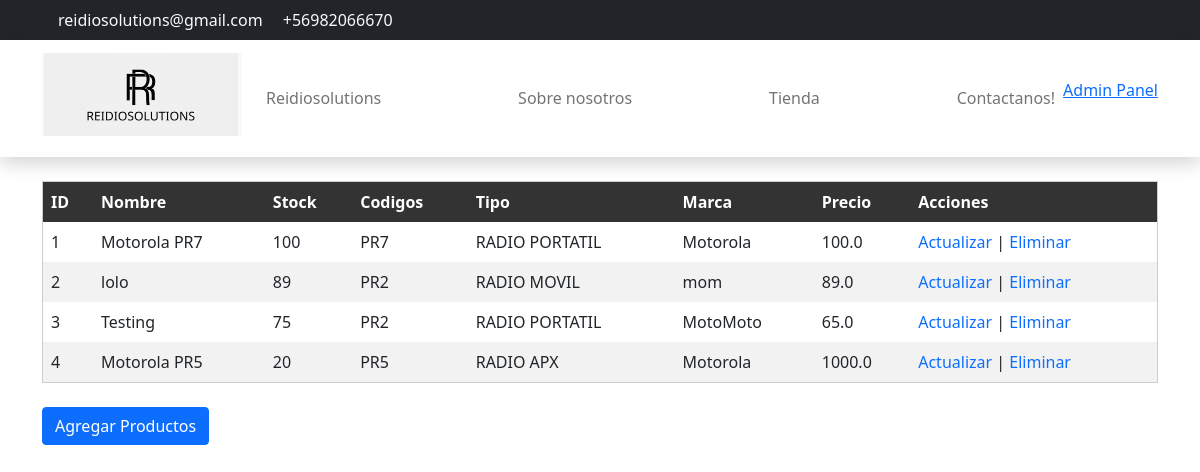
Screenshot of /AdminProductList (signed in) with the database file from the repository.
### Core/models.py (models this page shows, shortened)
class Producto(models.Model):
    TipoProd= [
        ("RADIO MOVIL","Movil"),
        ("RADIO PORTATIL","Portatil"),
        ("RADIO APX","APX")
    ]
    CodigosProd= [
        ("PR7","R7"),
        ("PR2","R2"),
        ("PR5","DEP550"),
        ('PR3', 'EP350'),
        ('M8e', '8500e'),
        ('M5e', '5000e'),
        ('M8', 'DGM8000'),
        ('M5', 'DEM500'),
        ('APX0', 'APX'),
        ('APX2', 'APX'),
        ('APX1', 'APX'),
    ]
    ProductID = models.AutoField(primary_key=True, verbose_name='ProductID')
    Creado_por = models.ForeignKey(
        settings.AUTH_USER_MODEL,
        on_delete=models.CASCADE,
    )
    Nombre = models.CharField(verbose_name="Nombre del producto", max_length=60)
    Cantidad = models.SmallIntegerField(verbose_name="Cantidad de producto", validators=[MinValueValidator(1)])
    Codigos= models.ForeignKey(
        CodigosProductos,
        to_field='ProductoCodigo',
        related_name='ProductCodigo',
        on_delete=models.CASCADE,
    )
    Tipo = models.ForeignKey(
        TipoProductos,
        to_field='TipoProducto',
        related_name='ProductTipo',
        on_delete=models.CASCADE,
    )
    Marca = models.CharField(verbose_name="Marca del producto", max_length=60)
    Imagen = models.ImageField(null=True, blank=True, upload_to="imagenes/")
    pdf_file = models.FileField(
        upload_to='productos/excel/', null=True, blank=True,
        verbose_name="Archivo Excel"
    )
    Precio = models.FloatField(verbose_name='Precio', null=False)
    Creado_el = models.DateTimeField(verbose_name='Fecha de creacion', auto_now_add=True)
    Modificado_el = models.DateTimeField(verbose_name='Fecha de Modificacion', auto_now_add=True)

### Core/views.py (the view)
# urls.py: path('AdminProductList', views.VerProduct, name='AdminProductList'),
def VerProduct(request):
    Item = Producto.objects.all().values()
    template_name = 'productosTest.html'
    contexto = {
        'Object': Item,
    }
    return render(request, template_name, contexto)

### Core/templates/productosTest.html (shortened to what this page needs)
{% load static %}
<!DOCTYPE html>
<html lang="en">
<head>
  <link rel="stylesheet" href="{% static 'style.css' %}">
  <link href="https://cdn.jsdelivr.net/npm/bootstrap@5.0.2/dist/css/bootstrap.min.css" rel="stylesheet"
>
</head>
<body>
  <nav class="navbar navbar-expand-lg bg-dark navbar-light d-none d-lg-block" id="templatemo_nav_top">
    <div class="container text-light">
      <div class="w-100 d-flex justify-content-between">
        <div>
          <a class="navbar-sm-brand text-light text-decoration-none"
            href="mailto:info@company.com">reidiosolutions@gmail.com</a>
          <a class="navbar-sm-brand text-light text-decoration-none" href="tel:010-020-0340">+56982066670</a>
        </div>
        <div>
          <a class="text-light" href="https://www.facebook.com/people/ReidioSolutions/61553508162290/" target="_blank"
            rel="sponsored"></a>
          <a class="text-light" href="https://www.instagram.com/reidiosolutions/" target="_blank"></a>
          <a class="text-light" href="https://twitter.com/reidiosolutions" target="_blank"></a>
        </div>
      </div>
    </div>
  </nav>
  <nav class="navbar navbar-expand-lg navbar-light shadow">
    <div class="container d-flex justify-content-between align-items-center">
      <a class="navbar-brand text-success logo h1 align-self-center" href="{% url 'home'%}">
        <img src="/static/img/reidiosolutionszz.jpg" alt="Reidiosolutions" style="width: 200px; height: auto; ">
      </a>
      <div class="align-self-center collapse navbar-collapse flex-fill  d-lg-flex justify-content-lg-between"
        id="templatemo_main_nav">
        <div class="flex-fill">
          <ul class="nav navbar-nav d-flex justify-content-between mx-lg-auto">
            <li class="nav-item">
              <a class="nav-link" href="{% url 'home'%}">Reidiosolutions</a>
            </li>
            <li class="nav-item">
              <a class="nav-link" href="{% url 'aboutus' %}">Sobre nosotros</a>
            </li>
            <li class="nav-item">
              <a class="nav-link" href="{% url 'Catalogo'%}">Tienda</a>
            </li>
            <li class="nav-item">
              <a class="nav-link" href="{%url 'contact'%}">Contactanos!</a>
            </li>
          </ul>
        </div>
        <div class="navbar align-self-center d-flex">
          {% if user.userType == 'ADMINISTRADOR' %}
          <p><a href="{% url 'AdminPanel' %}">Admin Panel</a></p>
          {%endif%}
        </div>
      </div>
    </div>
  </nav>
  {% if user.is_authenticated %}
  {% if user.userType == 'ADMINISTRADOR' %}
  <div class="container mt-4">
    <table>
      <thead>
        <tr>
          <th>ID</th>
          <th>Nombre</th>
          <th>Stock</th>
          <th>Codigos</th>
          <th>Tipo</th>
          <th>Marca</th>
          <th>Precio</th>
          <th>Acciones</th>
        </tr>
      </thead>
      <tbody>
        {% for A in Object %}
        <tr>
          <td>{{ A.ProductID }}</td>
          <td>{{ A.Nombre }}</td>
          <td>{{ A.Cantidad }}</td>
          <td>{{ A.Codigos_id }}</td>
          <td>{{ A.Tipo_id }}</td>
          <td>{{ A.Marca }}</td>
          <td>{{ A.Precio }}</td>
          <td>
            <a style="text-decoration: none;" href="{% url 'ActulizarProduct' A.ProductID %}">Actualizar</a> |
            <a style="text-decoration: none;" href="{% url 'EliminarProduct' A.ProductID %}">Eliminar</a>
          </td>
        </tr>
        {% endfor %}
      </tbody>
    </table>
    <br><button class="btn btn-primary"><a style="text-decoration: none; color: white;" href="{% url 'CrearProduct' %}">Agregar
        Productos</a></button>
  </div>
  {%else%}
  <h1>Usted no esta permitido aqui</h1>
  {% endif %}
  {%else%}
  <h1>Usted no esta permitido aqui</h1>
  {% endif %}
</body>
</html>

### static/style.css (style rules this page uses)
table { width: 100%; border-collapse: collapse; border: 1px solid #ccc; }
th, td { padding: 8px; text-align: left; }
th { background-color: #333; color: #fff; }
tr:nth-child(even) { background-color: #f2f2f2; }
a { text-decoration: none; color: #007BFF; }

### Core/templates/productosTest.html (style rules this page uses)
a { text-decoration: none; }

### rows the page displays
Producto: ProductID "1", Nombre "Motorola PR7", Cantidad "100", Codigos_id "PR7", Tipo_id "RADIO PORTATIL", Marca "Motorola", Precio "100.0"
Producto: ProductID "2", Nombre "lolo", Cantidad "89", Codigos_id "PR2", Tipo_id "RADIO MOVIL", Marca "mom", Precio "89.0"
Producto: ProductID "3", Nombre "Testing", Cantidad "75", Codigos_id "PR2", Tipo_id "RADIO PORTATIL", Marca "MotoMoto", Precio "65.0"
Producto: ProductID "4", Nombre "Motorola PR5", Cantidad "20", Codigos_id "PR5", Tipo_id "RADIO APX", Marca "Motorola", Precio "1000.0"
